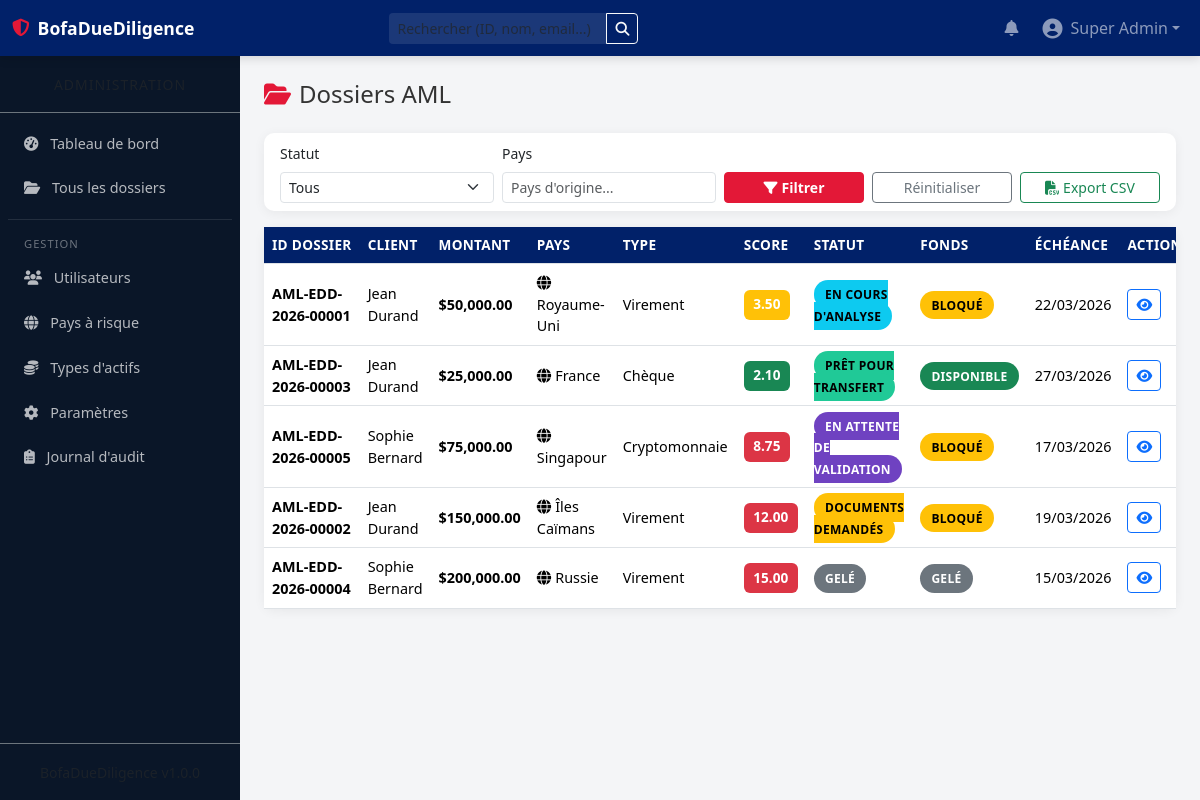
Page /agent/cases (signed in) on the committed database.
### tables this page shows
CREATE TABLE `cases` (
    `id` INT UNSIGNED AUTO_INCREMENT PRIMARY KEY,
    `case_id_unique` VARCHAR(20) NOT NULL UNIQUE,
    `sub_account_id` INT UNSIGNED NOT NULL,
    `montant` DECIMAL(15,2) NOT NULL,
    `devise` VARCHAR(3) NOT NULL DEFAULT 'USD',
    `emetteur_nom` VARCHAR(200) NOT NULL,
    `emetteur_banque` VARCHAR(200) DEFAULT NULL,
    `beneficiaire_nom` VARCHAR(200) NOT NULL,
    `beneficiaire_banque` VARCHAR(200) DEFAULT NULL,
    `pays_origine` VARCHAR(100) NOT NULL,
    `pays_destination` VARCHAR(100) NOT NULL,
    `type_actif` VARCHAR(100) NOT NULL DEFAULT 'Virement',
    `score_risque` DECIMAL(5,2) DEFAULT 0.00,
    `statut` ENUM('en_analyse','documents_demandes','en_attente_validation','valide','pret_pour_transfert','rejete','gele') NOT NULL DEFAULT 'en_analyse',
    `statut_fonds` ENUM('bloque','gele','disponible','transfere') NOT NULL DEFAULT 'bloque',
    `agent_assigne_id` INT UNSIGNED DEFAULT NULL,
    `superviseur_requis` TINYINT(1) NOT NULL DEFAULT 0,
    `date_limite` DATE DEFAULT NULL,
    `date_creation` DATETIME NOT NULL DEFAULT CURRENT_TIMESTAMP,
    `date_maj` DATETIME NOT NULL DEFAULT CURRENT_TIMESTAMP ON UPDATE CURRENT_TIMESTAMP,
    FOREIGN KEY (`sub_account_id`) REFERENCES `sub_accounts`(`id`) ON DELETE CASCADE,
    FOREIGN KEY (`agent_assigne_id`) REFERENCES `users`(`id`) ON DELETE SET NULL
);

### src/Controllers/AgentController.php (called while the page is built, shortened)
<?php
class AgentController {
    public function caseList(): void {
        $agentId = Auth::isAdmin() ? null : Auth::id();
        $filters = [
            'statut' => $_GET['statut'] ?? '',
            'pays' => $_GET['pays'] ?? '',
        ];
        $cases = $agentId
            ? CaseModel::getByAgent($agentId, $filters)
            : CaseModel::getAll($filters);
        include __DIR__ . '/../../templates/layouts/header.php';
        include __DIR__ . '/../../templates/agent/case_list.php';
        include __DIR__ . '/../../templates/layouts/footer.php';
    }
}

### src/Helpers/Session.php (called while the page is built, shortened)
<?php
class Session {
    public static function get(string $key, mixed $default = null): mixed {
        return $_SESSION[$key] ?? $default;
    }
}

### src/Helpers/Auth.php (called while the page is built, shortened)
<?php
class Auth {
    public static function role(): ?string {
        return Session::get('user_role');
    }
    public static function isAdmin(): bool {
        return self::role() === 'admin';
    }
}

### src/autoload.php (called while the page is built, shortened)
<?php
spl_autoload_register(function ($class) {
    $dirs = [
        __DIR__ . '/Controllers/',
        __DIR__ . '/Models/',
        __DIR__ . '/Helpers/',
    ];
    foreach ($dirs as $dir) {
        $file = $dir . $class . '.php';
        if (file_exists($file)) {
            return;
        }
    }
});

### src/config.php (called while the page is built, shortened)
<?php
function getDB(): PDO {
    static $pdo = null;
    if ($pdo === null) {
        $dsn = 'mysql:host=' . DB_HOST . ';dbname=' . DB_NAME . ';charset=' . DB_CHARSET;
        $options = [
            PDO::ATTR_ERRMODE            => PDO::ERRMODE_EXCEPTION,
            PDO::ATTR_DEFAULT_FETCH_MODE => PDO::FETCH_ASSOC,
            PDO::ATTR_EMULATE_PREPARES   => false,
        ];
        $pdo = new PDO($dsn, DB_USER, DB_PASS, $options);
    }
    return $pdo;
}

### src/Models/CaseModel.php (called while the page is built, shortened)
<?php
class CaseModel {
    private static array $statusLabels = [
        'en_analyse' => 'En cours d\'analyse',
        'documents_demandes' => 'Documents demandés',
        'en_attente_validation' => 'En attente de validation',
        'valide' => 'Validé',
        'pret_pour_transfert' => 'Prêt pour transfert',
        'rejete' => 'Rejeté',
        'gele' => 'Gelé',
    ];
    private static array $fondsLabels = [
        'bloque' => 'Bloqué',
        'gele' => 'Gelé',
        'disponible' => 'Disponible',
        'transfere' => 'Transféré',
    ];
    public static function getStatusLabel(string $status): string {
        return self::$statusLabels[$status] ?? $status;
    }
    public static function getFondsLabel(string $status): string {
        return self::$fondsLabels[$status] ?? $status;
    }
    public static function getAll(array $filters = []): array {
        $sql = 'SELECT c.*, sa.numero_sous_compte,
                       CONCAT(uc.prenom, " ", uc.nom) as client_name,
                       CONCAT(ua.prenom, " ", ua.nom) as agent_name
                FROM cases c
                JOIN sub_accounts sa ON c.sub_account_id = sa.id
                JOIN accounts a ON sa.account_id = a.id
                JOIN users uc ON a.user_id = uc.id
                LEFT JOIN users ua ON c.agent_assigne_id = ua.id
                WHERE 1=1';
        $params = [];
        $sql .= ' ORDER BY c.date_creation DESC';
        $stmt = getDB()->prepare($sql);
        $stmt->execute($params);
        return $stmt->fetchAll();
    }
}

### src/Helpers/RiskCalculator.php (called while the page is built, shortened)
<?php
class RiskCalculator {
    public static function getScoreClass(float $score): string {
        if ($score < 3) return 'success';
        if ($score < 7) return 'warning';
        return 'danger';
    }
}

### templates/agent/case_list.php (the view, shortened to what this page needs)
<h4 class="mb-4"><i class="fas fa-folder-open me-2 text-bofa-red"></i>Dossiers AML</h4>
<div class="card mb-3">
    <div class="card-body py-2">
        <form method="GET" class="row g-2 align-items-end">
            <div class="col-md-3">
                <label class="form-label small">Statut</label>
                <select name="statut" class="form-select form-select-sm">
                    <option value="">Tous</option>
                </select>
            </div>
            <div class="col-md-3">
                <label class="form-label small">Pays</label>
                <input type="text" name="pays" class="form-control form-control-sm" value="<?= htmlspecialchars($_GET['pays'] ?? '') ?>" placeholder="Pays d'origine...">
            </div>
            <div class="col-md-2">
                <button type="submit" class="btn btn-sm btn-bofa w-100"><i class="fas fa-filter me-1"></i>Filtrer</button>
            </div>
            <div class="col-md-2">
                <a href="<?= BASE_URL ?>agent/cases" class="btn btn-sm btn-outline-secondary w-100">Réinitialiser</a>
            </div>
            <div class="col-md-2">
                <a href="<?= BASE_URL ?>api/export/csv?type=cases" class="btn btn-sm btn-outline-success w-100"><i class="fas fa-file-csv me-1"></i>Export CSV</a>
            </div>
        </form>
    </div>
</div>
<div class="card">
    <div class="card-body p-0">
        <div class="table-responsive">
            <table class="table table-hover mb-0">
                <thead>
                    <tr>
                        <th>ID Dossier</th>
                        <th>Client</th>
                        <th>Montant</th>
                        <th>Pays</th>
                        <th>Type</th>
                        <th>Score</th>
                        <th>Statut</th>
                        <th>Fonds</th>
                        <th>Échéance</th>
                        <th>Actions</th>
                    </tr>
                </thead>
                <tbody>
                    <?php if (empty($cases)): ?>
                        <tr><td colspan="10" class="text-center text-muted p-4">Aucun dossier trouvé.</td></tr>
                    <?php else: ?>
                        <?php foreach ($cases as $c):
                            $isOverdue = $c['date_limite'] && strtotime($c['date_limite']) < time() && !in_array($c['statut'], ['valide','pret_pour_transfert','rejete']);
                        ?>
                        <tr class="<?= $isOverdue ? 'table-danger' : '' ?>">
                            <td><strong><?= htmlspecialchars($c['case_id_unique']) ?></strong></td>
                            <td><?= htmlspecialchars($c['client_name'] ?? '-') ?></td>
                            <td class="fw-bold">$<?= number_format($c['montant'], 2) ?></td>
                            <td><i class="fas fa-globe me-1"></i><?= htmlspecialchars($c['pays_origine']) ?></td>
                            <td><?= htmlspecialchars($c['type_actif']) ?></td>
                            <td>
                                <span class="risk-badge bg-<?= RiskCalculator::getScoreClass($c['score_risque']) ?> text-white">
                                    <?= $c['score_risque'] ?>
                                </span>
                            </td>
                            <td><span class="badge-status status-<?= $c['statut'] ?>"><?= CaseModel::getStatusLabel($c['statut']) ?></span></td>
                            <td><span class="badge-status fonds-<?= $c['statut_fonds'] ?>"><?= CaseModel::getFondsLabel($c['statut_fonds']) ?></span></td>
                            <td>
                                <?php if ($c['date_limite']): ?>
                                    <span class="<?= $isOverdue ? 'text-danger fw-bold' : '' ?>">
                                        <?= date('d/m/Y', strtotime($c['date_limite'])) ?>
                                    </span>
                                <?php else: ?>
                                    -
                                <?php endif; ?>
                            </td>
                            <td>
                                <a href="<?= BASE_URL ?>agent/case?id=<?= $c['id'] ?>" class="btn btn-sm btn-outline-primary"><i class="fas fa-eye"></i></a>
                            </td>
                        </tr>
                        <?php endforeach; ?>
                    <?php endif; ?>
                </tbody>
            </table>
        </div>
    </div>
</div>

### public/assets/css/style.css (style rules this page uses)
:root { --bofa-navy: #012169; --bofa-navy-light: #1a3a7a; --bofa-red: #E31837; --bofa-red-dark: #c41530; --bofa-dark: #0a1628; --bofa-grey: #f4f5f7; --bofa-border: #dee2e6; --sidebar-width: 240px; }
body { font-family: 'Segoe UI', Tahoma, Geneva, Verdana, sans-serif; background-color: var(--bofa-grey); padding-top: 56px; color: #333; }
.text-bofa-red { color: var(--bofa-red) !important; }
.card { border: none; border-radius: 10px; box-shadow: 0 2px 12px rgba(0,0,0,0.06); transition: transform 0.2s; }
.table th { background-color: var(--bofa-navy); color: white; font-weight: 600; font-size: 0.85rem; text-transform: uppercase; letter-spacing: 0.3px; white-space: nowrap; }
.table td { vertical-align: middle; font-size: 0.9rem; }
.badge-status { padding: 0.35rem 0.7rem; border-radius: 20px; font-weight: 600; font-size: 0.75rem; text-transform: uppercase; letter-spacing: 0.3px; }
.status-en_analyse { background: #0dcaf0; color: #000; }
.status-documents_demandes { background: #ffc107; color: #000; }
.status-en_attente_validation { background: #6f42c1; color: #fff; }
.status-pret_pour_transfert { background: #20c997; color: #000; }
.status-gele { background: #6c757d; color: #fff; }
.fonds-bloque { background: #ffc107; color: #000; }
.fonds-gele { background: #6c757d; color: #fff; }
.fonds-disponible { background: #198754; color: #fff; }
.risk-badge { display: inline-flex; align-items: center; gap: 4px; padding: 0.3rem 0.6rem; border-radius: 6px; font-weight: 700; font-size: 0.85rem; }
.btn-bofa { background: var(--bofa-red); border-color: var(--bofa-red); color: white; font-weight: 600; }

### rows in the picture
cases: case_id_unique "AML-EDD-2026-00001", client_name "Jean Durand", montant "50,000.00", pays_origine "Royaume-Uni", type_actif "Virement", score_risque "3.50", statut "EN COURS D'ANALYSE", statut_fonds "BLOQUÉ", date_limite "22/03/2026"
cases: case_id_unique "AML-EDD-2026-00003", client_name "Jean Durand", montant "25,000.00", pays_origine "France", type_actif "Chèque", score_risque "2.10", statut "PRÊT POUR TRANSFERT", statut_fonds "DISPONIBLE", date_limite "27/03/2026"
cases: case_id_unique "AML-EDD-2026-00005", client_name "Sophie Bernard", montant "75,000.00", pays_origine "Singapour", type_actif "Cryptomonnaie", score_risque "8.75", statut "EN ATTENTE DE VALIDATION", statut_fonds "BLOQUÉ", date_limite "17/03/2026"
cases: case_id_unique "AML-EDD-2026-00002", client_name "Jean Durand", montant "150,000.00", pays_origine "Îles Caïmans", type_actif "Virement", score_risque "12.00", statut "DOCUMENTS DEMANDÉS", statut_fonds "BLOQUÉ", date_limite "19/03/2026"
cases: case_id_unique "AML-EDD-2026-00004", client_name "Sophie Bernard", montant "200,000.00", pays_origine "Russie", type_actif "Virement", score_risque "15.00", statut "GELÉ", statut_fonds "GELÉ", date_limite "15/03/2026"

### other values in the picture
APP_NAME "BofaDueDiligence"
Auth::name() "Super Admin"
